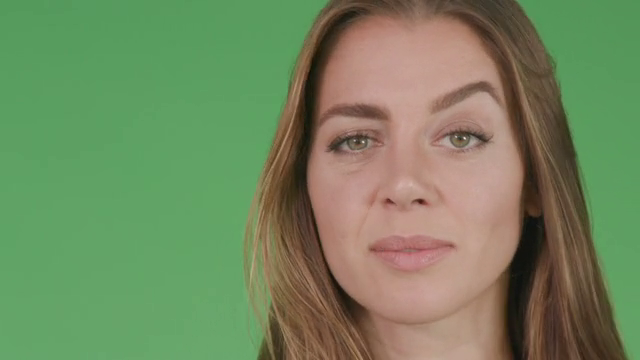
#> input picture frame 41 of haarcascade/videodan_goz_tespit_etme/b6.mp4, 640 x 360 px
$ python videodan_goz_tespit_etme.py
#> lines starting #> are read from the running program, lines starting #| are printed output that depends on the picture; after the words box and inside, x2 and y2 are one past the last pixel; in counts of white or black regions, pixels touching at a corner belong together
# Kullanacağımız kütüphaneyi çalışmamıza dahil edelim.
import cv2

# Kullanacağımız videoyu çalışmamıza dahil edelim.
vid = cv2.VideoCapture("b6.mp4")

# Kullanacağımız cascade dosyalarını çalışmamıza dahil edelim.
face_cascade = cv2.CascadeClassifier("haarcascade_frontalface_default.xml")
eye_cascade = cv2.CascadeClassifier("haarcascade_eye.xml")

# Sonsuz bir döngü ile her kareyi(frame) tek tek inceleyelim.
while 1:
    # Her kareyi tek tek okuyalım.
    ret, frame = vid.read()
#> frame is the input picture: shape (360, 640, 3); mean B, G, R 94.7, 134.7, 115.2
    frame = cv2.resize(frame, (480, 360))
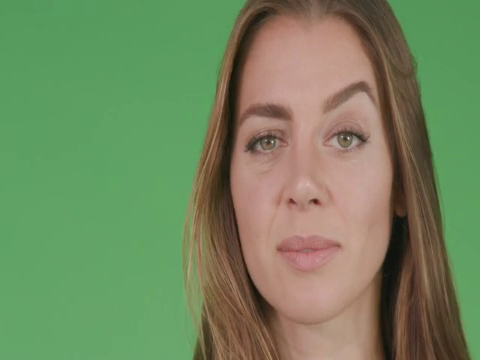
#> frame: shape (360, 480, 3); mean B, G, R 94.7, 134.7, 115.3

    # Haar-like özellikleri kolay algılayabilmek için her bir kareyi boz(gri) tonlara çevirelim.
    gray = cv2.cvtColor(frame, cv2.COLOR_BGR2GRAY)
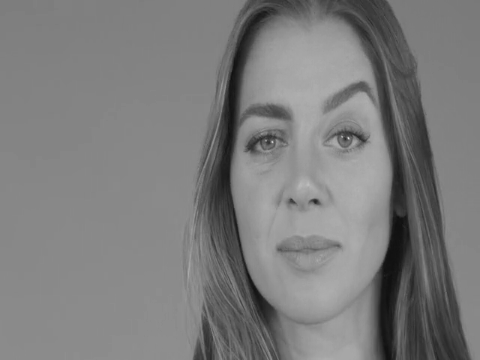
#> gray: shape (360, 480); min 15, max 219, mean 124.2

    # Şimdi de cascade dosyamızı kullanarak her bir kare üzerindeki yüzlerin koordinarlarını bulalım.
    faces = face_cascade.detectMultiScale(gray)
#> faces = [[195, 46, 229, 229]]

    # "faces" değişkeninde tuttuğumuz koordinatları kullanarak yüzleri dikdörtgen içerisine alalım.
    for (x, y, w, h) in faces:
        cv2.rectangle(frame, (x, y), (x + w, y + h), (0, 255, 0), 2)
#> this loop made 1 pass
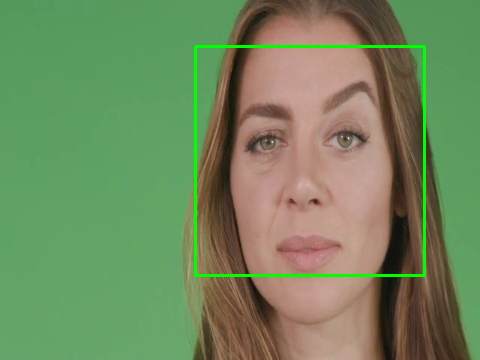
#> frame: shape (360, 480, 3); 1.59% of pixels changed, all inside (x1, y1, x2, y2) = (194, 45, 426, 277)

    # Şimdi de, bulduğum yüzler içinde göz arayacağım.
    roi_gray = gray[y:y + h, x:x + w]
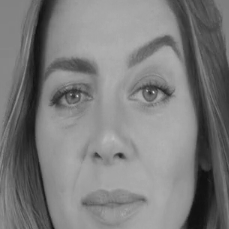
#> roi_gray: shape (229, 229); min 15, max 219, mean 123.9
    roi_frame = frame[y:y + h, x:x + w]
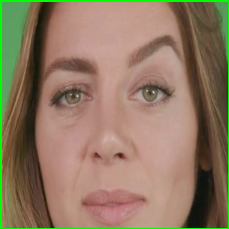
#> roi_frame: shape (229, 229, 3); mean B, G, R 97.2, 121, 142.6

    # eye cascade dosyasını kullanarak gözlerin koordinatlarını bulalım.
    eyes = eye_cascade.detectMultiScale(roi_gray)
#> eyes = [[43, 71, 51, 51], [100, 136, 35, 35], [78, 141, 32, 32], [122, 66, 53, 53]]

    # bu koordinatlara dikdörtgen çizelim.
    for (ex, ey, ew, eh) in eyes:
        cv2.rectangle(roi_frame, (ex, ey), (ex + ew, ey + eh), (0, 0, 255), 2)
#> this loop made 4 passes
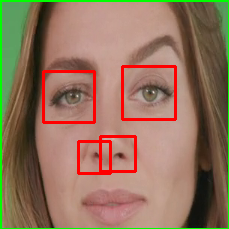
#> roi_frame: shape (229, 229, 3); 3.83% of pixels changed, all inside (x1, y1, x2, y2) = (42, 65, 177, 175)

    # İşlediğimiz kareleri görelim.
    cv2.imshow('video', frame)
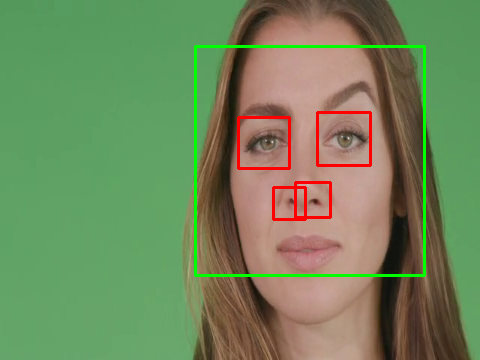
#> window 'video': shape (360, 480, 3); mean B, G, R 91.9, 135.3, 114.3

    # Programı kapatacak kodu yazalım.
    if cv2.waitKey(5) & 0xFF == ord('q'):
#> (key q is pressed here)
        break

# 10. Son olarak videoyu serbest bırakalım.
vid.release()
cv2.destroyAllWindows()

$ run again, starting later in the video
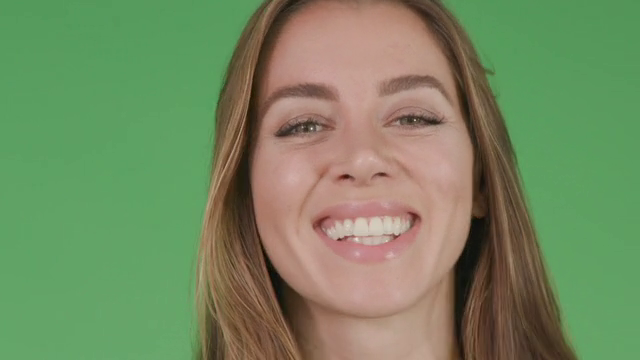
#> input picture frame 186 of haarcascade/videodan_goz_tespit_etme/b6.mp4, 640 x 360 px
#> frame is the input picture: shape (360, 640, 3); mean B, G, R 96.5, 136.7, 117.3
#> faces = [[224, 205, 103, 103], [158, 31, 228, 228]]
#> the loop `for (x, y, w, h) in faces:` made 2 passes
#> eyes = [[121, 60, 58, 58], [72, 124, 42, 42], [39, 68, 58, 58]]
#> the loop `for (ex, ey, ew, eh) in eyes:` made 3 passes
#> after the loop `for (ex, ey, ew, eh) in eyes:`:
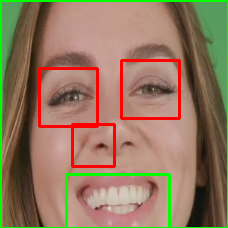
#> roi_frame: shape (228, 228, 3); mean B, G, R 94.3, 120.8, 146.1
#> `cv2.imshow('video', frame)`:
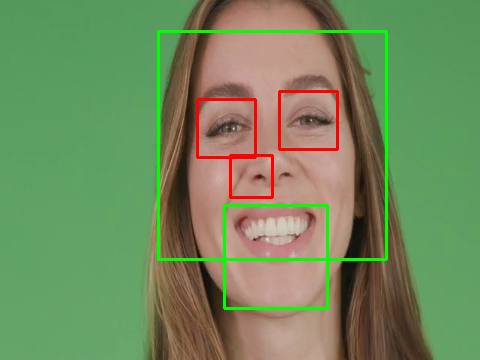
#> window 'video': shape (360, 480, 3); mean B, G, R 92.9, 138.1, 115

$ run again, starting later in the video
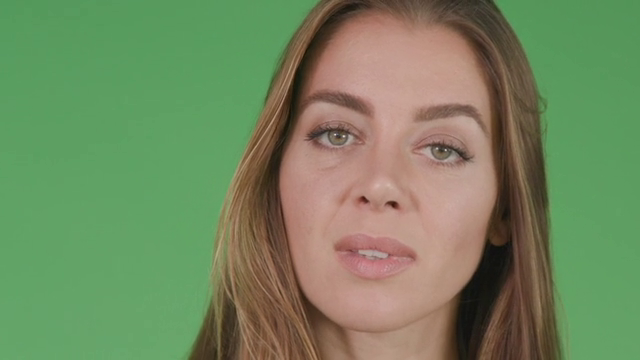
#> input picture frame 331 of haarcascade/videodan_goz_tespit_etme/b6.mp4, 640 x 360 px
#> frame is the input picture: shape (360, 640, 3); mean B, G, R 95.1, 135, 115.3
#> faces = [[178, 52, 229, 229]]
#> the loop `for (x, y, w, h) in faces:` made 1 pass
#> eyes = [[44, 58, 52, 52], [72, 127, 44, 44], [102, 139, 28, 28], [72, 188, 23, 23], [124, 72, 55, 55], [68, 179, 41, 41]]
#> the loop `for (ex, ey, ew, eh) in eyes:` made 6 passes
#> after the loop `for (ex, ey, ew, eh) in eyes:`:
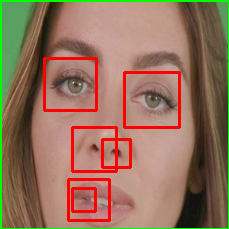
#> roi_frame: shape (229, 229, 3); mean B, G, R 91.4, 113.9, 148.1
#> `cv2.imshow('video', frame)`:
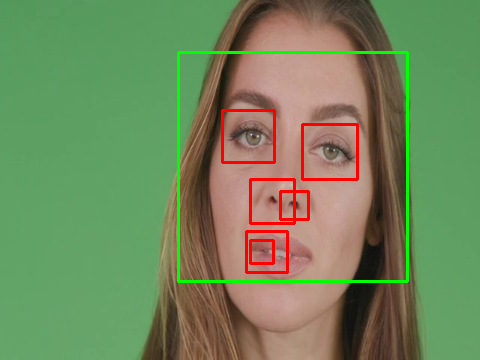
#> window 'video': shape (360, 480, 3); mean B, G, R 91.7, 134.9, 114.7
